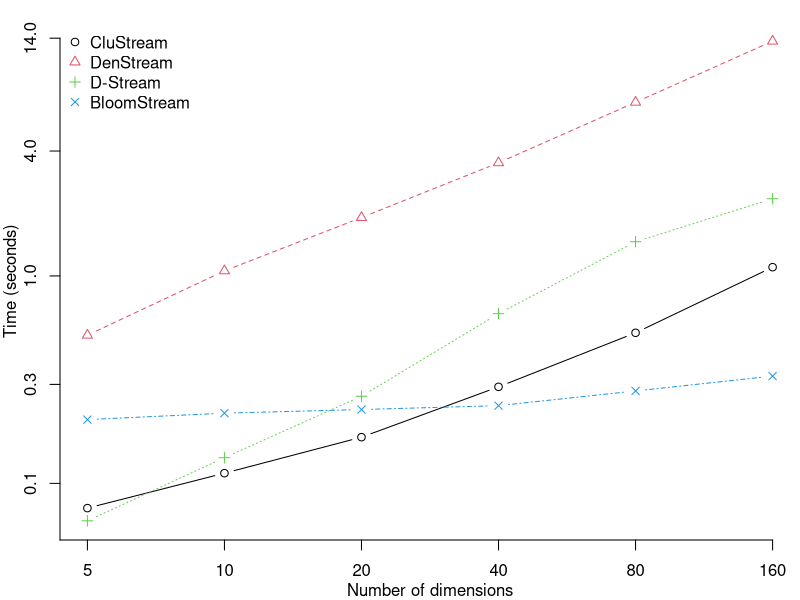

This chart was generated by the following R code: (Note: this script raises an error after producing the figure.)
# dimension stats
stats = data.frame()
stats <- rbind(stats, c(0.0760, 0.5180, 0.0660, 0.2030)) # 5
stats <- rbind(stats, c(0.1120, 1.0580, 0.1330, 0.2180)) # 10
stats <- rbind(stats, c(0.1670, 1.9120, 0.2630, 0.2270)) # 20
stats <- rbind(stats, c(0.2920, 3.5110 , 0.6580, 0.2370)) # 40
stats <- rbind(stats, c(0.5320, 6.8750, 1.4620, 0.2790)) # 80
stats <- rbind(stats, c(1.1020, 13.5410 , 2.3560, 0.3290)) # 160


par(
    oma = c(2, 2, 0, 0), # two rows of text at the outer left and bottom margin
    mar = c(1, 1, 1.1, 0), # space for one row of text at ticks and to separate plots
    mgp = c(2, 1, 0),    # axis label at 2 rows distance, tick labels at 1 row
    xpd = NA # allow content to protrude into outer margin (and beyond)
    )            
matplot(stats, xlab = "Number of dimensions", ylab = "Time (seconds)",
        log="xy",
        #asp=1,
        #at=c(c(5,0), c(10,1), c(20,1.5), c(40,1), c(80,2), c(160,2)),
        at=c(5,10,20,40,80,160),
        axes=F,  x = c(5, 10, 20, 40, 80, 160), 
        #mar=c(0,0,20,0), # bottom, left, top, right
        type = c("b"), pch=c(1,2,3,4), col = 1:4)

axis(side=1, at=c(0, 5,10,20,40,80,160), xpd = FALSE)
axis(side=2, at=c(0, 0.1, 0.3,  1,  4, 14), xpd = FALSE)

legend("topleft", 
       bty = "n",
       legend = c("CluStream", "DenStream", "D-Stream", "BloomStream"), 
       col=1:4, pch=c(1,2,3,4)) # optional legend

fbase = "~/Desktop/benchmarks/datasets/synthetic/"
measure="final_benchmark_dimension"



savePlotPNG = function(measure) {
  plotFile = paste(fbase, measure, ".png", sep="")
  print(plotFile)
  dev.copy(png, filename=plotFile, res=72);
  dev.off ();
}

savePlotEPS = function(measure) {
  plotFile = paste(fbase, measure, ".eps", sep="")
  print(plotFile)
  dev.copy2eps(file=plotFile);
  dev.off ();
}

savePlotPNG(measure)
savePlotEPS(measure)